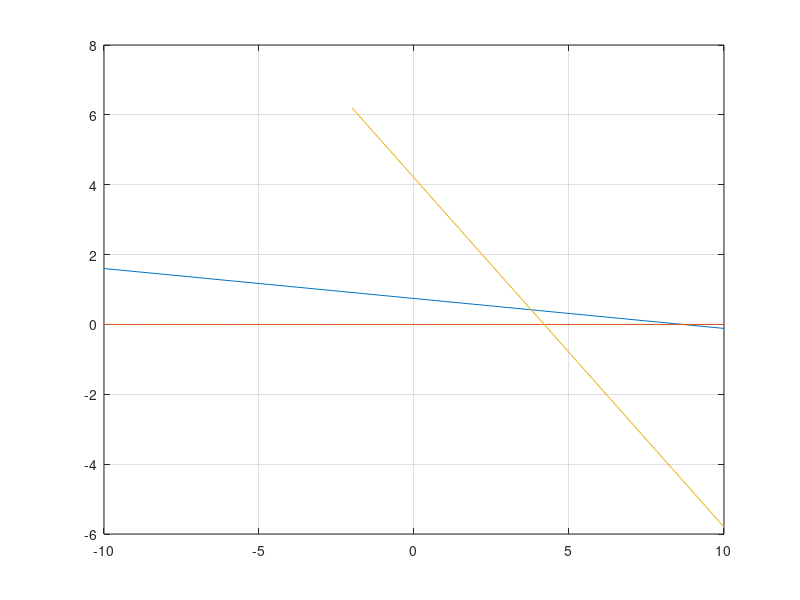

MATLAB code for this plot:
disp("first");
n = 9;
x1 = 0;
x = 1:1:n;
y = x.^(-1);
p = polyfit(x,y,1);
kor1 = roots(p)
x = linspace(-10,10,20);
f = polyval(p,x);
plot(x,f);
grid on;
hold on;
y = linspace(-10,10,20);
f1 = polyval(x1,y);
plot(y,f1);
grid on;
hold on;
disp("second");
x6 = 0;
x5 = [-1,0,1,2,3];
y5 = [6,5,0,3,2];
f5 = polyfit(x5,y5,1);
kor2 = roots(f5)
x5 = linspace(-2,10,100);
fun = polyval(f5,x5);
plot(x5,fun);
grid on;
hold on;